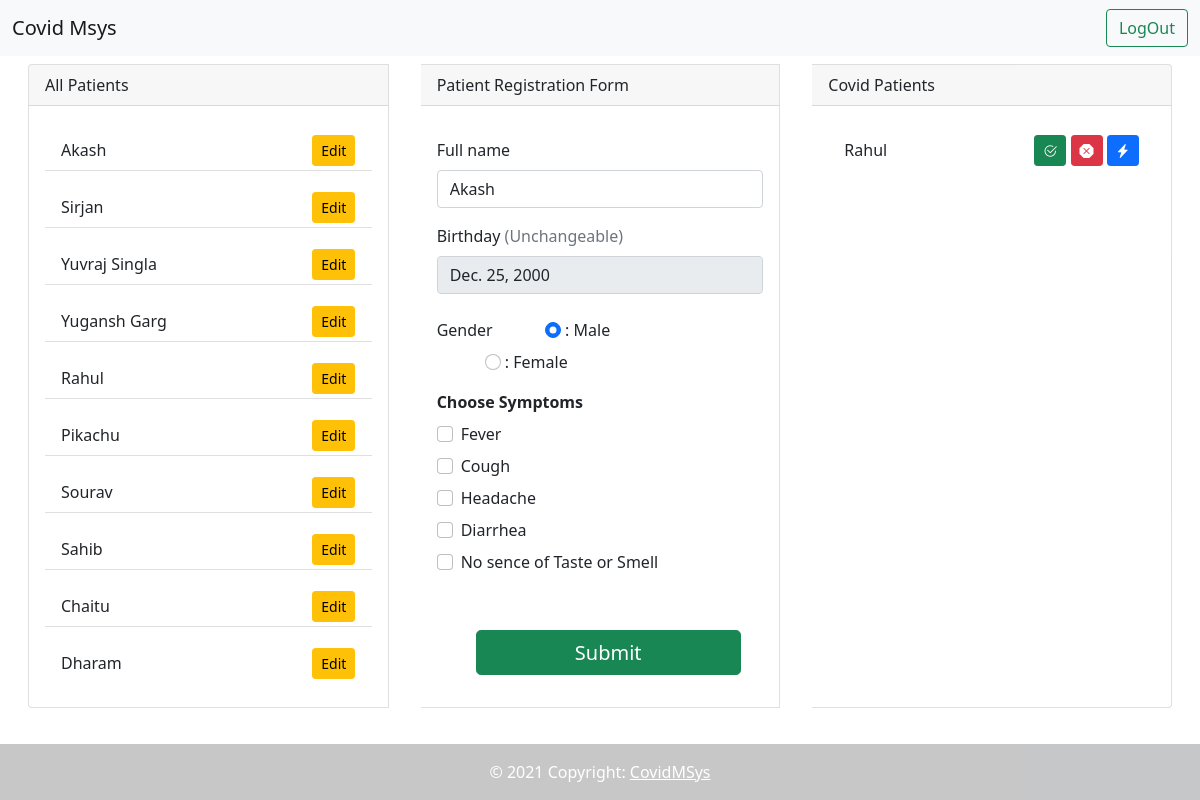
Page /dashboard/edit/60/ (signed in) on the committed database.
### register/models.py (models this page shows, shortened)
class Patient(models.Model):
    name = models.CharField(max_length=100, default='')
    dob = models.DateField()
    gender = models.CharField(max_length=7, choices=[('Male', 'Male'),('Female', 'Female')], default='Male')
    fever = models.BooleanField(default=False)
    cough = models.BooleanField(default=False)
    headache = models.BooleanField(default=False)
    diarrhea = models.BooleanField(default=False)
    tasteless = models.BooleanField(default=False)

class CovidPatient(models.Model):
    patient = models.ForeignKey(Patient, on_delete=models.CASCADE)
    def __str__(self):
        return self.patient.name

### register/views.py (the view, shortened to what this page needs)
# urls.py: path('edit/<id>/', views.edit, name='Edit'),
def edit(request, id):
    cdata = CData.objects.get(id=1)
    if request.user.is_authenticated:
        ptname = None
        patient = Patient.objects.get(id=id)
        print('Patient Gender: ',patient.gender)
        context = {
        'patients': reversed(Patient.objects.all()),
        'covid_patients': reversed(CovidPatient.objects.all()),
        'patient_id': patient
        }
        return render(request, 'dashboard.html', context)
    else: return redirect('/login')

### templates/dashboard.html (shortened to what this page needs)
{% extends 'base.html' %}
{% block body %}
<main class='card-group container-fluid vh-90'>
    <div class="card mx-3 my-2" style="width: 18rem; max-height: 85vh;">
        <div class="card-header">
            All Patients
        </div>
        {% if patients %}
        <div class="card-body ">
            <ul class="list-group list-group-flush" style="overflow: auto; max-height: 85vh;">
                {% for pt in patients %}
                <li class="list-group-item my-2">{{pt.name}}
                    <span style="position: absolute; right: 5%; bottom: 10%;"> <a href="/dashboard/edit/{{pt.id}}/"
                            class="btn btn-sm btn-warning">Edit</a></span>
                </li>
                {% endfor %}
            </ul>
        </div>
        {% else %}
        <div class="card-body">
            No Patients Yet
        </div>
        {% endif %}
    </div>
    <div class="card mx-3 my-2" style="width: 18rem; max-height: 85vh;">
        <div class="card-header">
            Patient Registration Form
        </div>
        <div class="card-body">
            <form method="POST">
                <div class="my-3">
                    <label class="form-label">Full name</label>
                    {% if patient_id %}
                    <input class="form-control" type="text" name="name" value="{{patient_id.name}}">
                    {% else %}
                    <input class="form-control" type="text" name="name">
                    {% endif %}
                </div>
                <div class="my-3">
                    <label class="form-label">Birthday <span class="text-muted">(Unchangeable)</span></label>
                    <div class="input-group-icon">
                        {% if patient_id %}
                        <input class="form-control" type="text" name="dob" value="{{patient_id.dob}}" disabled readonly>
                        {% else %}
                        <input class="form-control" type="date" name="dob">
                        {% endif %}
                    </div>
                </div>
                <div class="my-3">
                    <label class="form-label">Gender</label>
                    {% if patient_id.gender == 'Female' %}
                    <label class="form-check-label my-2 mx-5">
                        <input type="radio" value='Male' class="form-check-input" name="gender"> : Male</label>
                    <label class="form-check-label mx-5">
                        <input type="radio" value='Female' checked="checked" class="form-check-input" name="gender"> : Female</label>
                    {% else %}
                    <label class="form-check-label my-2 mx-5">
                    <input type="radio" value='Male' checked="checked" class="form-check-input" name="gender"> : Male</label>
                    <label class="form-check-label mx-5">
                    <input type="radio" value='Female' class="form-check-input" name="gender"> : Female</label>
                        {% endif %}
                </div>
                <div class="card-title">
                    <strong> Choose Symptoms </strong>
                </div>
                <div class="form-check my-2">
                    <input class="form-check-input" type="checkbox" value="True" id="fever" name='fever'>
                    <label class="form-check-label" for="fever">
                        Fever
                    </label>
                </div>
                <div class="form-check my-2">
                    <input class="form-check-input" type="checkbox" value="True" id="cough" name='cough'>
                    <label class="form-check-label" for="cough">
                        Cough
                    </label>
                </div>
                <div class="form-check my-2">
                    <input class="form-check-input" type="checkbox" value="True" id="headache" name='headache'>
                    <label class="form-check-label" for="headache">
                        Headache
                    </label>
                </div>
                <div class="form-check my-2">
                    <input class="form-check-input" type="checkbox" value="True" id="diarrhea" name='diarrhea'>
                    <label class="form-check-label" for="diarrhea">
                        Diarrhea
                    </label>
                </div>
                <div class="form-check my-2">
                    <input class="form-check-input" type="checkbox" value="True" id="tasteless" name='tasteless'>
                    <label class="form-check-label" for="tasteless">
                        No sence of Taste or Smell
                    </label>
                </div>
                <button class="btn btn-lg btn-success mt-5"
                    style="position: relative; padding: 2% 30%; margin-left: 12%;" type="submit">Submit</button>
            </form>
        </div>
    </div>
    <div class="card mx-3 my-2" style="width: 18rem; max-height: 85vh;">
        <div class="card-header">
            Covid Patients
        </div>
        {% if covid_patients %}
        <div class="card-body">
            <ul class="list-group list-group-flush" style="overflow: auto; max-height: 85vh;">
                {% for cpt in covid_patients %}
                <li class="list-group-item my-2">{{cpt}}
                    <span style="position: absolute; right: 5%; bottom: 10%;">
                        <a href="/dashboard/recovered/{{cpt.id}}/" class="btn btn-sm btn-success" data-toggle="tooltip" title="Recovered"><i class="bi bi-check2-circle"></i></a>
                        <a href="/dashboard/dead/{{cpt.id}}/" class="btn btn-sm btn-danger" data-toggle="tooltip" title="Dead"><i class="bi bi-x-octagon-fill"></i></a>
                        <a href="/dashboard/discharged/{{cpt.id}}/" class="btn btn-sm btn-primary" data-toggle="tooltip" title="Discharged"><i class="bi bi-lightning-charge-fill"></i></a></span>
                </li>
                {% endfor %}
            </ul>
        </div>
        {% else %}
        <div class="card-body">
            No Covid Patients Yet
        </div>
        {% endif %}
    </div>
</main>
{% endblock body %}
{% block btname %}LogOut{% endblock btname %}
{% block btna %}/login{% endblock btna %}

### rows in the picture
Patient: name "Akash", dob "Dec. 25, 2000"
Patient: name "Sirjan"
Patient: name "Yuvraj Singla"
Patient: name "Yugansh Garg"
Patient: name "Rahul"
Patient: name "Pikachu"
Patient: name "Sourav"
Patient: name "Sahib"
Patient: name "Chaitu"
Patient: name "Dharam"
CovidPatient: patient.name "Rahul"
